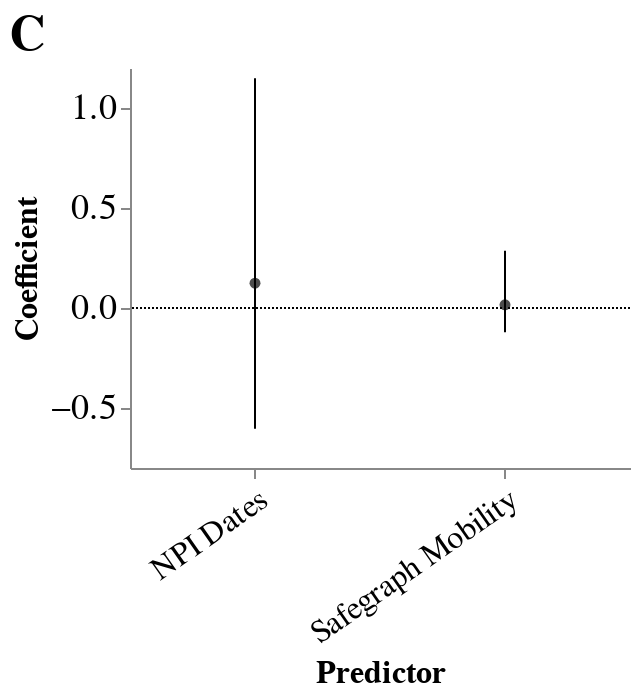

Notebook cell for this chart:
### Code cell
# error_bars = alt.Chart(mig_short).mark_errorbar(extent='ci').encode(
#   x=alt.X('mig_per_bl:Q', scale=alt.Scale(zero=False)),
#   y=alt.Y('migration_direction:N')
# )

points = alt.Chart(mig_pred).mark_point(filled=True, color='black').encode(
  y=alt.Y('mean_Ne_log:Q',axis = alt.Axis(title = "Coefficient", grid =False, labelFontSize= 18,titleFontSize= 16) ),
  x=alt.X('deme', title = "Predictor",  axis=alt.Axis(labelFontSize= 16,titleFontSize= 16, labelAngle=-35)),
).transform_filter(datum.predictor != "Clock" ).properties(
    width=250,
    height=200
)

hpd = alt.Chart(mig_pred).mark_rule().encode(
    y2=alt.Y2("upper_hpd_log_95"),
    y = alt.Y("lower_hpd_log_95"),
    x=alt.X("deme")
).transform_filter(datum.predictor != "Clock").properties(
    width=300,
    height=150
)

one_line = alt.Chart(pd.DataFrame({'y': [0.0]})).mark_rule(strokeDash=[1,1]).encode(y='y').properties(
    width=300,
    height=150
)

predict_coeff_mig = (points + hpd + one_line ).properties(title='C')
predict_coeff_mig.configure_view(
    strokeWidth=0
).configure_title(
    anchor='start', fontSize= 25
).configure_axis(
    labelFontSize=24,
    titleFontSize=24
).configure_legend(
    labelFontSize = 60)

### Figure 1 — Vega-Lite specification as saved in the notebook (floating-point values rounded to 4 significant figures)
{"config": {"view": {"continuousWidth": 400, "continuousHeight": 300, "strokeWidth": 0}, "axis": {"labelFontSize": 24, "titleFontSize": 24}, "legend": {"labelFontSize": 60}, "title": {"anchor": "start", "fontSize": 25}}, "layer": [{"mark": {"type": "point", "color": "black", "filled": true}, "encoding": {"x": {"axis": {"labelAngle": -35, "labelFontSize": 16, "titleFontSize": 16}, "field": "deme", "title": "Predictor", "type": "nominal"}, "y": {"axis": {"grid": false, "labelFontSize": 18, "title": "Coefficient", "titleFontSize": 16}, "field": "mean_Ne_log", "type": "quantitative"}}, "height": 200, "transform": [{"filter": "(datum.predictor !== 'Clock')"}], "width": 250}, {"mark": "rule", "encoding": {"x": {"field": "deme", "type": "nominal"}, "y": {"field": "lower_hpd_log_95", "type": "quantitative"}, "y2": {"field": "upper_hpd_log_95"}}, "height": 150, "transform": [{"filter": "(datum.predictor !== 'Clock')"}], "width": 300}, {"data": {"name": "data-6f5cbcae4d1d760039d98b58f1e752eb"}, "mark": {"type": "rule", "strokeDash": [1, 1]}, "encoding": {"y": {"field": "y", "type": "quantitative"}}, "height": 150, "width": 300}], "data": {"name": "data-438905f287a5f4d4f3f4c5017e96f22e"}, "title": "C", "$schema": "https://vega.github.io/schema/vega-lite/v4.17.0.json", "datasets": {"data-438905f287a5f4d4f3f4c5017e96f22e": [{"Unnamed: 0": 0, "deme": "NPI Dates", "mean_Ne_log": 0.1238, "mean_Ne_linear": 1.33, "median_Ne_log": 0.0, "upper_hpd_log_95": 1.149, "lower_hpd_log_95": -0.6042, "upper_hpd_log_50": 0.0, "lower_hpd_log_50": 0.0, "upper_hpd_linear": 14.1, "lower_hpd_linear": 0.2488}, {"Unnamed: 0": 0, "deme": "Safegraph Mobility", "mean_Ne_log": 0.01603, "mean_Ne_linear": 1.038, "median_Ne_log": 0.0, "upper_hpd_log_95": 0.286, "lower_hpd_log_95": -0.1214, "upper_hpd_log_50": 0.0, "lower_hpd_log_50": 0.0, "upper_hpd_linear": 1.932, "lower_hpd_linear": 0.7561}], "data-6f5cbcae4d1d760039d98b58f1e752eb": [{"y": 0.0}]}}
